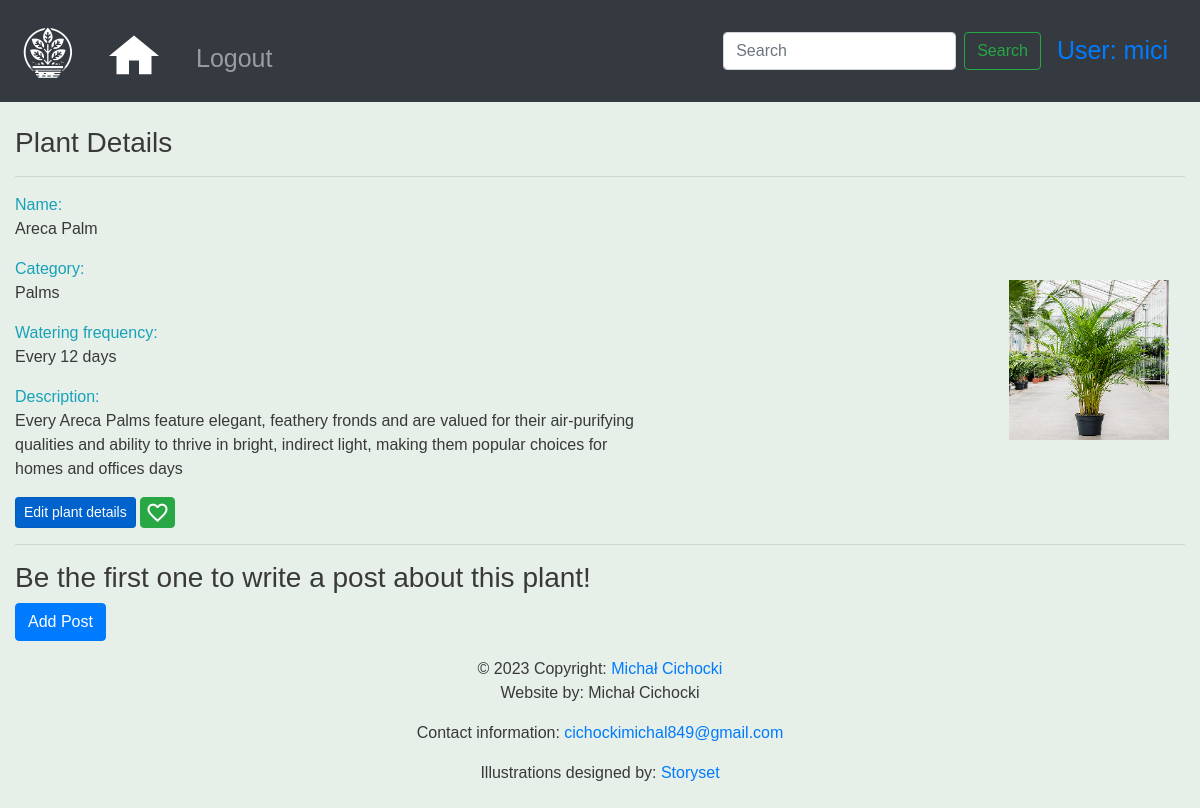
The app's page /plants/4/ (signed in) with its own data.
### schedule_keeper/models.py (models this page shows, shortened)
class Plant(models.Model):
    name = models.CharField(max_length=255)
    description = models.TextField(blank=True, null=True)
    category = models.ForeignKey(Category, on_delete=models.CASCADE)
    watering_frequency = models.PositiveIntegerField(help_text="Watering frequency in days")
    img = models.ImageField(upload_to=upload_to, null=True, blank=True)
    creator = models.ForeignKey(User, on_delete=models.CASCADE)

class Category(models.Model):
    name = models.CharField(max_length=100)
    def __str__(self):
        return self.name

### schedule_keeper/views.py (the view)
# urls.py: path('plants/<int:pk>/', views.plant_detail, name='plant-detail'),
@login_required
def plant_detail(request, pk):
    plant = get_object_or_404(Plant, pk=pk)
    posts = plant.posts.all()
    if posts:
        context = {
            "plant": plant,
            "posts": posts
        }
    else:
        context = {
            "plant": plant,
            "posts": None
        }
    if request.user.is_authenticated:
        max_viewed_plants_length = 10
        viewed_plants = request.session.get('viewed_plants', [])
        viewed_plant = [plant.id, plant.name]
        if viewed_plant in viewed_plants:
            viewed_plants.pop(viewed_plants.index(viewed_plant))
        viewed_plants.insert(0, viewed_plant)
        viewed_plants = viewed_plants[0:max_viewed_plants_length]
        request.session['viewed_plants'] = viewed_plants
    is_following = Follow.is_following(request.user, plant)
    context["is_following"] = is_following
    return render(request, "schedule_keeper/plant_detail.html", context)

### schedule_keeper/models.py (called while the page is built)
    @staticmethod
    def is_following(user, plant):
        return Follow.objects.filter(user=user, plant=plant).exists()

### schedule_keeper/templates/schedule_keeper/plant_detail.html (shortened to what this page needs)
{% extends 'base.html' %}
{% load static %}
{% block extra-head %}
    <link rel="stylesheet" href={% static 'schedule_keeper/plant_detail.css' %}>
{% endblock %}
{% block content %}
    <br>
    <h3>Plant Details</h3>
    <hr>
    <div class="card-container">
        <div class="plant-info">
            <div class="text-info">Name:</div>
            <div class="mb-3">{{ plant.name }}</div>
            <div class="text-info">Category:</div>
            <div class="mb-3">{{ plant.category }}</div>
            <div class="text-info">Watering frequency:</div>
            <div class="mb-3">Every {{ plant.watering_frequency }} days</div>
            <div class="text-info">Description:</div>
            <div class="mb-3 description">Every {{ plant.description }} days</div>
            {% if plant.creator == request.user or request.user.is_staff %}
                <a class="btn btn-primary btn-sm active" role="button" aria-pressed="true"
                   href="/plants/{{ plant.id }}/edit">Edit plant details</a>
            {% endif %}
            <form method="post" action="{% url 'follow-plant' plant.id %}">
                {% if is_following %}
                    <button class="btn btn-danger follows-button" type="submit">
                        <span class="material-symbols-outlined">heart_broken</span>
                    </button>
                {% else %}
                    <button class="btn btn-success follows-button" type="submit">
                        <span class="material-symbols-outlined">favorite</span>
                    </button>
                {% endif %}
            </form>
        </div>
        <div class="plant-img-container">
            {% if plant.img %}
                <img class="plant-img" src="{{ plant.img.url }}">
            {% endif %}
        </div>
    </div>
    {% if user.is_authenticated %}
        {% if not posts %}
            <hr>
            <h3>Be the first one to write a post about this plant!</h3>
        {% endif %}
        {% if user.is_authenticated %}
            <a class="btn btn-primary" href={% url 'post-create' plant.pk %}>Add Post</a>
        {% endif %}
    {% endif %}
{% endblock %}

### templates/base.html (shortened to what this page needs)
<!doctype html>
{% load static %}
<html lang="en">
<head>
    <link rel="stylesheet" href="https://stackpath.bootstrapcdn.com/bootstrap/4.4.1/css/bootstrap.min.css"
>
    <link rel="stylesheet" href="https://cdnjs.cloudflare.com/ajax/libs/font-awesome/4.7.0/css/font-awesome.min.css">
    <link rel="stylesheet" href={% static 'css/base.css' %}>
    {% block extra-head %}{% endblock %}
</head>
<body>
<nav class="navbar navbar-expand-sm navbar-dark bg-dark sticky-top">
    <a class="navbar-brand" href="/">
        <img class="mt-1" src={% static 'logo.jpg' %} alt="Potted Plant Logo">
    </a>
    <div class="collapse navbar-collapse" id="navbarSupportedContent">
        <ul class="navbar-nav mr-auto">
            <li class="nav-item mt-1 active">
                <a class="nav-link" href="/plants/">
            </li>
            {% if user.is_authenticated %}
                <li class="nav-item">
                    <a class="nav-link mt-2" href="/accounts/logout">Logout</a>
                </li>
            {% else %}
                <li class="nav-item">
                    <a class="nav-link mt-2" href="/accounts/login">Login</a>
                </li>
            {% endif %}
        </ul>
        <form action="{% url 'plants' %}" class="form-inline my-2 my-lg-0">
            <input class="form-control mr-sm-2" type="search" placeholder="Search" aria-label="Search" name="search"
                   value="{{ search_text }}">
            <button class="btn btn-outline-success my-2 my-sm-0" type="submit">Search</button>
        </form>
        {% if user.is_authenticated %}
            <a class="nav-link" href="/accounts/profile">User: {{ user.username }}</a>
        {% endif %}
    </div>
</nav>
<div class="container-fluid">
    {% block content %}
    {% endblock %}
</div>
<footer class="page-footer font-small blue">
    <div class="footer-copyright text-center py-3">© 2023 Copyright:
        <a href="https://www.linkedin.com/in/michał-cichocki/"> Michał Cichocki</a>
        <p>Website by: Michał Cichocki</p>
        <p>Contact information: <a href="mailto:cichockimichal849@gmail.com">cichockimichal849@gmail.com</a></p>
        <p>Illustrations designed by: <a href="https://storyset.com/illustration/people-taking-care-of-plants/amico">Storyset</a>
        </p>
    </div>
</footer>
</body>
</html>

### static/css/base.css (style rules this page uses)
.navbar { min-height: 100px; font-size: 25px; }
.navbar-brand > img { width: 4rem; height: 4rem; }
body { font-family: 'Source Sans Pro', sans-serif; background-color: #e6efe8; color: #393939; }
.nav-link > svg { margin-top: .4rem; }
nav { background-color: black; }

### schedule_keeper/static/schedule_keeper/plant_detail.css (style rules this page uses)
.follows-button { width: 2.2rem; height: 1.90rem; text-align: center; padding: 0.14rem 0.05rem 0 0; margin-top: 0.01rem; }
form { display: inline; }
.card-container { display: flex; flex-direction: row; justify-content: space-between; align-items: center; gap: 2rem; }
.plant-img { width: 10rem; height: 10rem; margin-right: 1rem; }
.description { width: 40rem; }

### records on screen
Plant: name "Areca Palm", category "Palms", watering_frequency "12", description "Areca Palms feature elegant, feathery fronds and are valued for their air-purifying qualities and ability to thrive in bright, indirect light, making them popular choices for homes and offices", img (picture)

### other values on screen
{{ user.username }} "mici"
